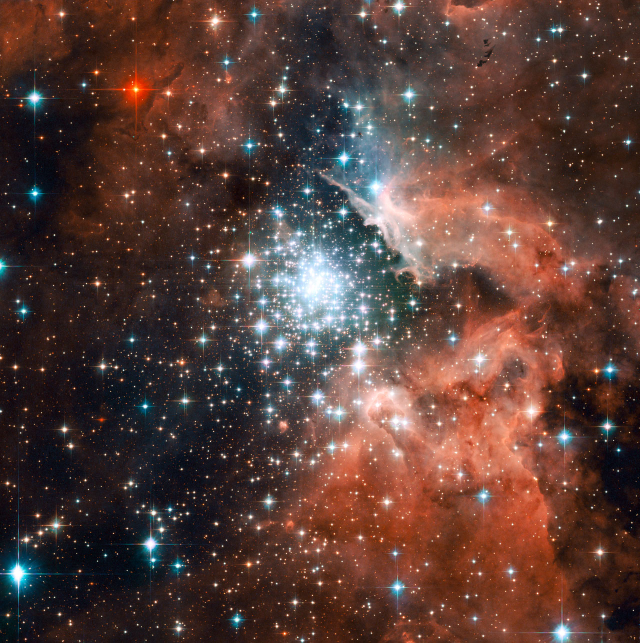
#> input picture star_hubble.jpg, 1280 x 1286 px (shown at 1/2 size)
$ python star_detect.py
#> lines starting #> are read from the running program, lines starting #| are printed output that depends on the picture; after the words box and inside, x2 and y2 are one past the last pixel; in counts of white or black regions, pixels touching at a corner belong together; pictures that were not available may be replaced by others from this repository, and a replacement may not be noted
# [9 lines of commented-out code are left out]

import cv2;
import numpy as np;
# Loading image and showing on screen
img = cv2.imread('star_hubble.jpg');
#> img is the input picture: shape (1286, 1280, 3); mean B, G, R 56.1, 62.6, 89
# Loading template for star
template  = cv2.imread('template.jpg',0);
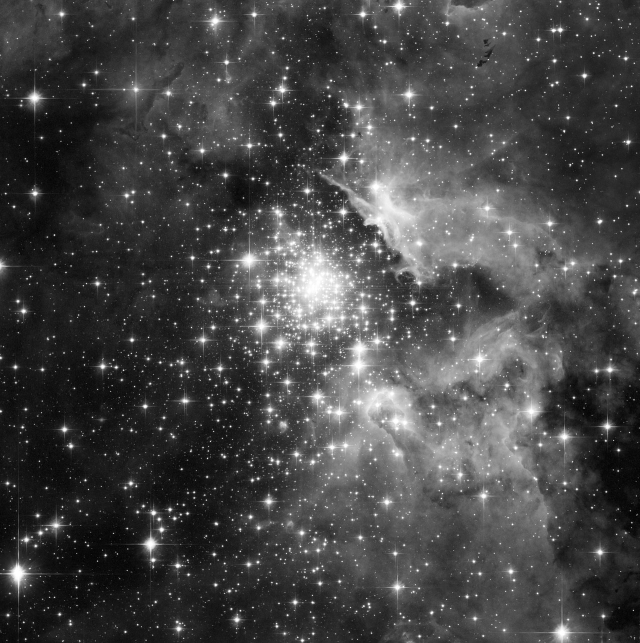
#> template: shape (1286, 1280) (shown at 1/2 size); min 0, max 255, mean 69.8
#changing into gray scale
w,h = template.shape[::-1]
#> w = 1280; h = 1286
gray_image = cv2.cvtColor(img, cv2.COLOR_BGR2GRAY)

result = cv2.matchTemplate(gray_image, template, cv2.TM_CCOEFF_NORMED)
#> result = [1]
threh = 0.4
loc = np.where(result>=threh)
#> loc = ([0], [0])
for pt in zip(*loc[::-1]):
    #
    # cv2.rectangle(img, pt, (pt[0]+w),(pt[1]+h), (0,255,255),2)
    cv2.rectangle(img, pt, (pt[0]+w,pt[1]+h),(0,255,255),1)
#> this loop made 1 pass
#> pt on pass 1: (0, 0)
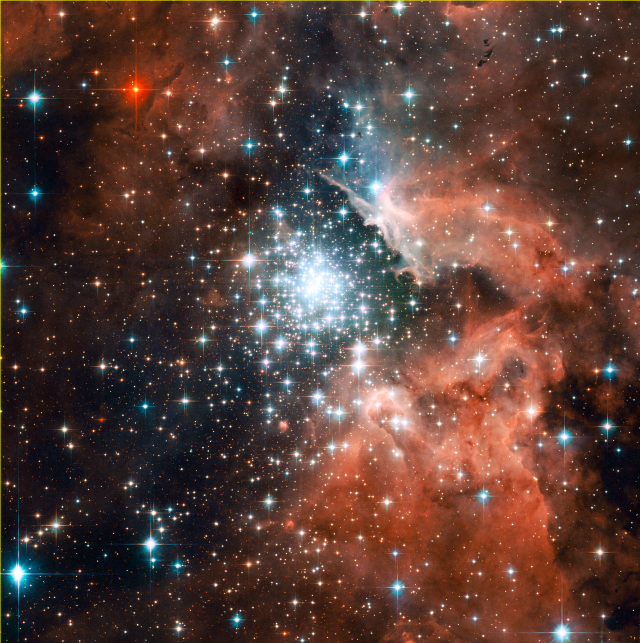
#> img: shape (1286, 1280, 3) (shown at 1/2 size); 0.16% of pixels changed, all inside (x1, y1, x2, y2) = (0, 0, 1280, 1286)
cv2.imshow('stasImage',img);
cv2.imwrite('detected.jpg', img, params=None)
# accessing pixels
# print img[20,20]
_, threshold =  cv2.threshold(img, 127, 255, cv2.THRESH_BINARY, dst=None);
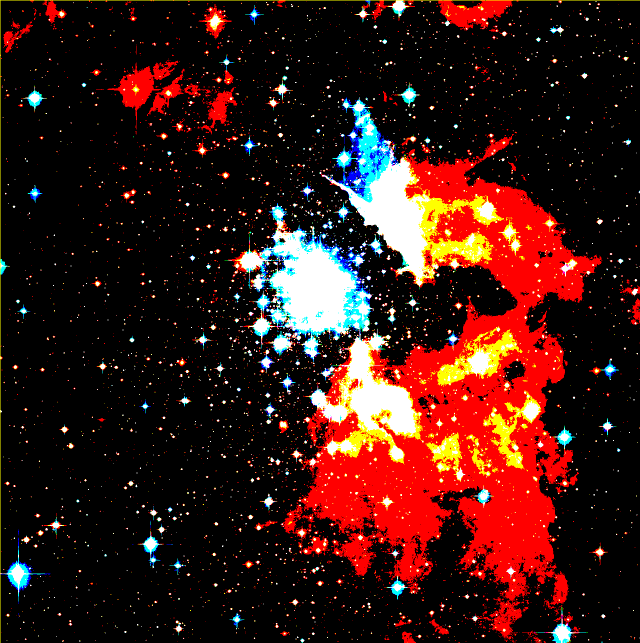
#> threshold: shape (1286, 1280, 3) (shown at 1/2 size); mean B, G, R 20.4, 25.4, 60.4
_, threshold2 =  cv2.threshold(gray_image, 127, 255, cv2.THRESH_BINARY, dst=None);
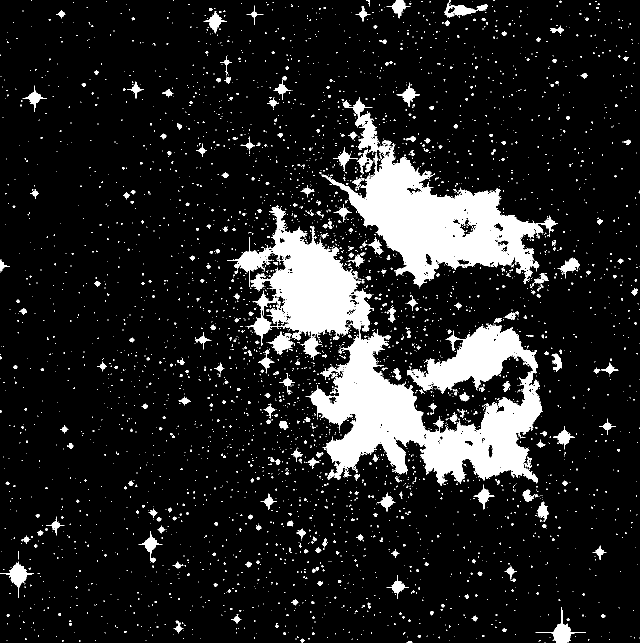
#> threshold2: shape (1286, 1280) (shown at 1/2 size); 12.5% white; 3952 white regions (3593 under 20 px), largest, box (x1, y1, x2, y2) and area: (454, 410, 1086, 972) 105712, (643, 287, 1086, 575) 48582, (686, 194, 783, 309) 2807
# cv2.imshow('threshold', threshold);
# cv2.imshow('threshold2', threshold2);

cv2.waitKey(0);
cv2.destroyAllWindows();
